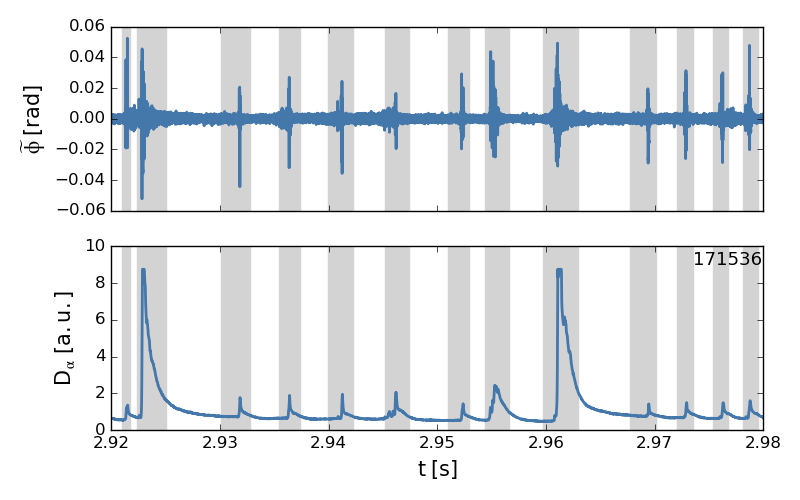

The script that drew this image:
import numpy as np
import matplotlib.pyplot as plt
from distinct_colours import get_distinct

import mitpci
import random_data as rd
from gadata import gadata


shot = 171536
tlim_data = [2.9, 3.0]

# Divertor D-alpha parameters
Dalpha_pointname = 'fs04'
Dalpha_norm = 1e16

# ELM-filtering parameters used for S(f), S(k,f), & S(k) analysis
sigma_mult = 3
debounce_dt = 0.5e-3
window_fraction = [0.2, 0.8]

# Plotting parameters
figsize = (8, 5)
tlim = [2.92, 2.98]
trace_color = get_distinct(1)[0]
linewidth = 2
fontsize = 15
spike_color = 'lightgray'


if __name__ == '__main__':
    # Load interferometer data & compute phase
    L = mitpci.interferometer.Lissajous(shot, tlim=tlim_data)
    Ph_int = mitpci.interferometer.Phase(L)

    # Load divertor D-alpha data and convert to appropriate units
    Dalpha = gadata(Dalpha_pointname, shot)
    Dalpha.xdata /= 1e3             # convert from ms -> s
    Dalpha.zdata /= Dalpha_norm
    tind = np.where(np.logical_and(
        Dalpha.xdata >= tlim[0],
        Dalpha.xdata <= tlim[1]))[0]

    # Look for ELMs in interferometer data
    SH = rd.signals.SpikeHandler(
        Ph_int.x, Fs=Ph_int.Fs, t0=Ph_int.t0,
        sigma_mult=sigma_mult, debounce_dt=debounce_dt)

    # Plot trace with identified ELMs along w/ D-alpha data
    fig, ax = plt.subplots(2, 1, sharex=True, figsize=figsize)

    SH.plotTraceWithSpikeColor(
        Ph_int.x,
        Ph_int.t(),
        window_fraction=window_fraction,
        ax=ax[0],
        spike_color=spike_color)
    SH.plotTraceWithSpikeColor(
        Dalpha.zdata[tind],
        Dalpha.xdata[tind],
        window_fraction=window_fraction,
        ax=ax[1],
        spike_color=spike_color)

    for i in np.arange(2):
        L = ax[i].lines[0]
        L.set_color(trace_color)
        L.set_linewidth(linewidth)

    ax[0].set_xlim(tlim)
    ax[0].set_ylim([-0.06, 0.06])
    ax[1].set_ylim([0, 10])

    ax[0].set_xlabel('')
    ax[0].set_ylabel(
        r'$\mathregular{\widetilde{\phi} \; [rad]}$',
        fontsize=fontsize)
    ax[1].set_xlabel(
        r'$\mathregular{t \; [s]}$',
        fontsize=fontsize)
    ax[1].set_ylabel(
        r'$\mathregular{D_{\alpha} \; [a.u.]}$',
        fontsize=fontsize)

    ax[1].annotate(
        '%i' % shot,
        (2.9735, 9),
        fontsize=(fontsize - 2))

    plt.tight_layout()
    plt.show()
